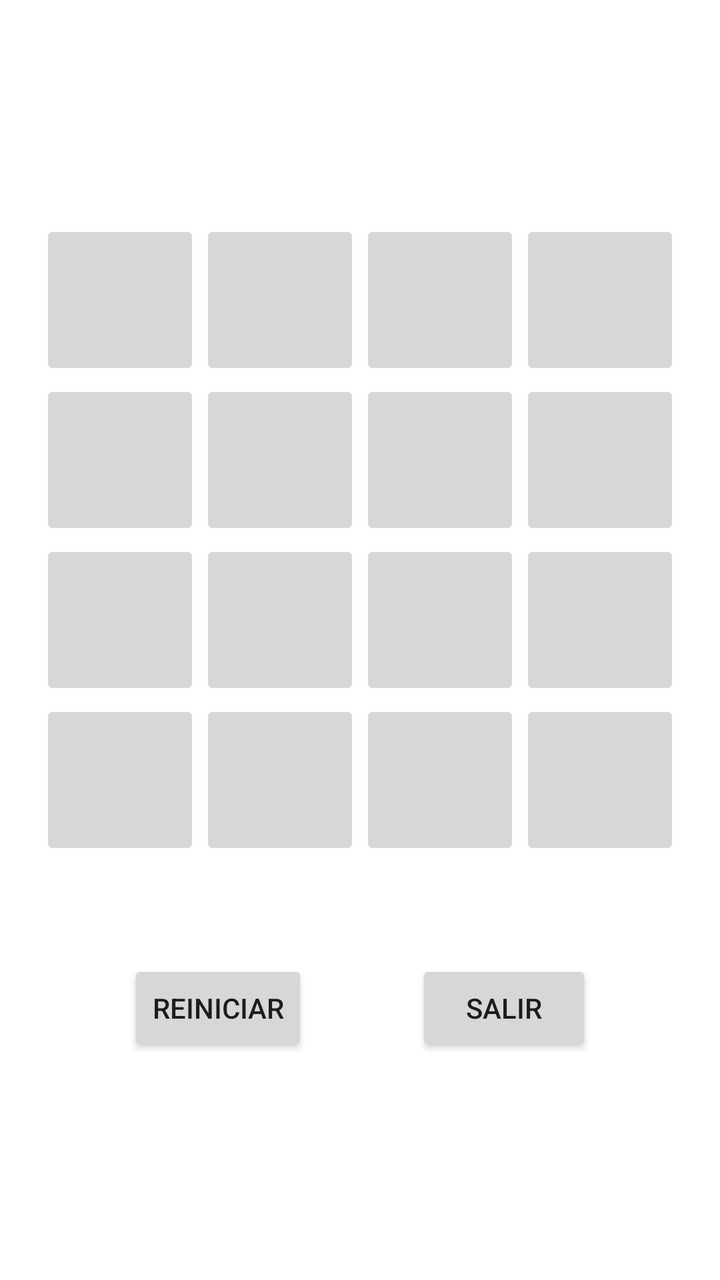
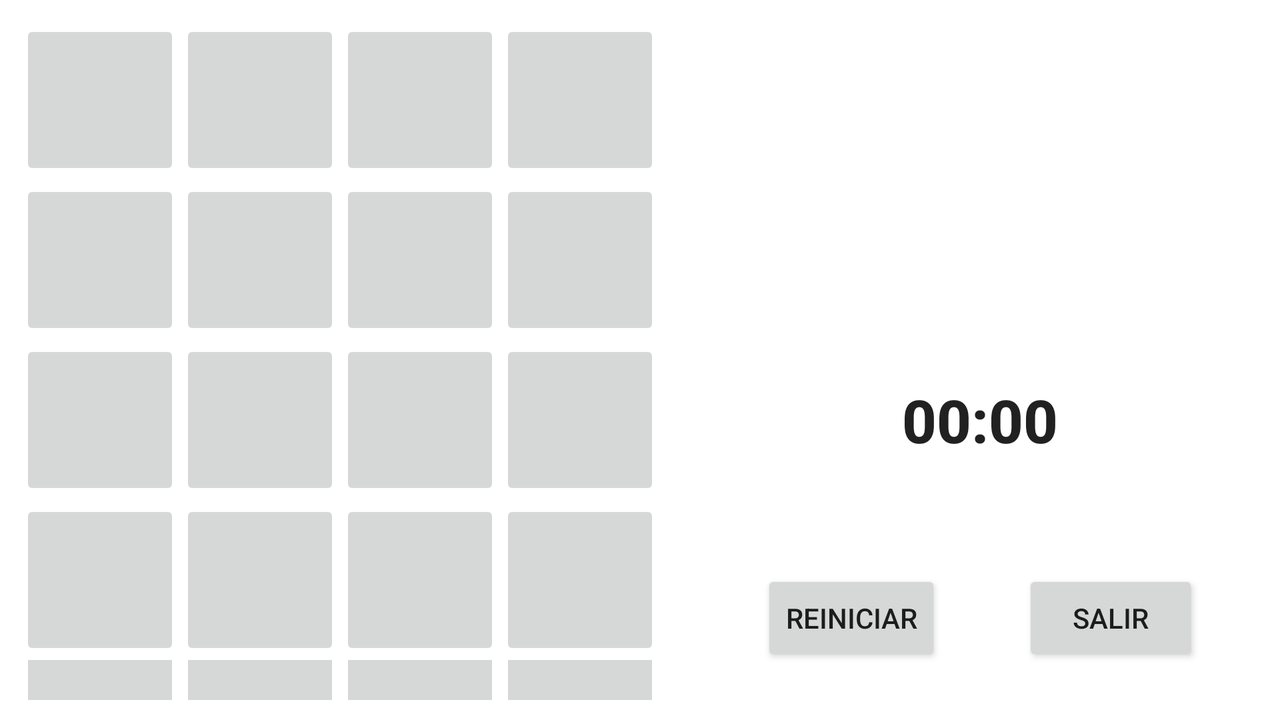

Two renders of one Android screen. The first uses the default layout on a phone; the second uses the alternative layout the repository ships for a different screen configuration, on a matching device. The two XML files are below.
<!-- AndroidManifest.xml: application theme Theme.DAMG7PROYECTO1P -->
<!-- res/layout/activity_aprendizaje.xml -->
<?xml version="1.0" encoding="utf-8"?>
<LinearLayout xmlns:android="http://schemas.android.com/apk/res/android"
    android:layout_width="match_parent"
    android:layout_height="match_parent"
    >

    <TableLayout
        android:layout_width="match_parent"
        android:layout_height="wrap_content"
        android:padding="10dp"
        android:layout_marginTop="100dp">


        <TableRow
            android:layout_width="match_parent"
            android:layout_height="match_parent"
            android:gravity="center">

            <ImageButton
                android:id="@+id/boton00"
                android:layout_width="80dp"
                android:layout_height="80dp"
                android:layout_column="0">
            </ImageButton>

            <ImageButton
                android:id="@+id/boton01"
                android:layout_width="80dp"
                android:layout_height="80dp"
                android:layout_column="1">
            </ImageButton>

            <ImageButton
                android:id="@+id/boton02"
                android:layout_width="80dp"
                android:layout_height="80dp"
                android:layout_column="2">
            </ImageButton>
            <ImageButton
                android:id="@+id/boton03"
                android:layout_width="80dp"
                android:layout_height="80dp"
                android:layout_column="3">
            </ImageButton>

        </TableRow>

        <TableRow
            android:layout_width="match_parent"
            android:layout_height="match_parent"
            android:gravity="center">

            <ImageButton
                android:id="@+id/boton04"
                android:layout_width="80dp"
                android:layout_height="80dp"
                android:layout_column="0">
            </ImageButton>

            <ImageButton
                android:id="@+id/boton05"
                android:layout_width="80dp"
                android:layout_height="80dp"
                android:layout_column="1">
            </ImageButton>

            <ImageButton
                android:id="@+id/boton06"
                android:layout_width="80dp"
                android:layout_height="80dp"
                android:layout_column="2">
            </ImageButton>
            <ImageButton
                android:id="@+id/boton07"
                android:layout_width="80dp"
                android:layout_height="80dp"
                android:layout_column="3">
            </ImageButton>

        </TableRow>
        <TableRow
            android:layout_width="match_parent"
            android:layout_height="match_parent"
            android:gravity="center">

            <ImageButton
                android:id="@+id/boton08"
                android:layout_width="80dp"
                android:layout_height="80dp"
                android:layout_column="0">
            </ImageButton>

            <ImageButton
                android:id="@+id/boton09"
                android:layout_width="80dp"
                android:layout_height="80dp"
                android:layout_column="1">
            </ImageButton>

            <ImageButton
                android:id="@+id/boton10"
                android:layout_width="80dp"
                android:layout_height="80dp"
                android:layout_column="2">
            </ImageButton>
            <ImageButton
                android:id="@+id/boton11"
                android:layout_width="80dp"
                android:layout_height="80dp"
                android:layout_column="3">
            </ImageButton>
        </TableRow>
            <TableRow
                android:layout_width="match_parent"
                android:layout_height="match_parent"
                android:gravity="center">

                <ImageButton
                    android:id="@+id/boton12"
                    android:layout_width="80dp"
                    android:layout_height="80dp"
                    android:layout_column="0">
                </ImageButton>

                <ImageButton
                    android:id="@+id/boton13"
                    android:layout_width="80dp"
                    android:layout_height="80dp"
                    android:layout_column="1">
                </ImageButton>

                <ImageButton
                    android:id="@+id/boton14"
                    android:layout_width="80dp"
                    android:layout_height="80dp"
                    android:layout_column="2">
                </ImageButton>
                <ImageButton
                    android:id="@+id/boton15"
                    android:layout_width="80dp"
                    android:layout_height="80dp"
                    android:layout_column="3">
                </ImageButton>


        </TableRow>
        <LinearLayout
            android:layout_width="match_parent"
            android:layout_height="match_parent"
            android:orientation="horizontal"
            android:gravity="center_horizontal"
            android:layout_marginTop="50dp"
            >

            <Space
                android:layout_width="wrap_content"
                android:layout_height="wrap_content"
                android:layout_weight="1" />

            <Button
                android:id="@+id/botonJuegoReiniciar"
                android:layout_width="wrap_content"
                android:layout_height="wrap_content"
                android:text="Reiniciar"></Button>

            <Space
                android:layout_width="wrap_content"
                android:layout_height="wrap_content"
                android:layout_weight="1" />

            <Button
                android:id="@+id/aprendizajeRegresarButton"
                android:layout_width="wrap_content"
                android:layout_height="wrap_content"
                android:text="Salir"></Button>

            <Space
                android:layout_width="wrap_content"
                android:layout_height="wrap_content"
                android:layout_weight="1" />
        </LinearLayout>
        <LinearLayout
            android:layout_width="match_parent"
            android:layout_height="match_parent"
            android:orientation="vertical"
            android:gravity="center_horizontal"
            android:layout_marginTop="50dp">

            <TextView
                android:id="@+id/txtPuntuacion"
                android:layout_width="wrap_content"
                android:layout_height="match_parent"
                android:textSize="25dp"
                android:gravity="center">

            </TextView>

            <TextView
                android:id="@+id/txtAciertos"
                android:layout_width="wrap_content"
                android:layout_height="match_parent"
                android:textSize="25dp"
                android:gravity="center">

            </TextView>
            <TextView
                android:id="@+id/txtErrores"
                android:layout_width="wrap_content"
                android:layout_height="match_parent"
                android:textSize="25dp"
                android:gravity="center">

            </TextView>

            <Chronometer
                android:id="@+id/Cronometro"
                android:layout_width="match_parent"
                android:layout_height="wrap_content"
                android:layout_marginLeft="5dp"
                android:layout_marginTop="5dp"
                android:layout_marginRight="5dp"
                android:layout_marginBottom="5dp"
                android:fontFamily="sans-serif-medium"
                android:textAlignment="center"
                android:textSize="30sp"
                android:textStyle="bold" />

        </LinearLayout>

    </TableLayout>


</LinearLayout>
<!-- resources referenced by this layout -->
<resources>
  <style name="Theme.DAMG7PROYECTO1P" parent="Theme.MaterialComponents.DayNight.NoActionBar">
          
          <item name="colorPrimary">@color/purple_500</item>
          <item name="colorPrimaryVariant">@color/purple_700</item>
          <item name="colorOnPrimary">@color/white</item>
          
          <item name="colorSecondary">@color/teal_200</item>
          <item name="colorSecondaryVariant">@color/teal_700</item>
          <item name="colorOnSecondary">@color/black</item>
          
          <item name="android:statusBarColor">?attr/colorPrimaryVariant</item>
          
  
          <item name="android:windowContentTransitions">true</item>
      </style>
  <color name="purple_500">#FF6200EE</color>
  <color name="purple_700">#FF3700B3</color>
  <color name="white">#FFFFFFFF</color>
  <color name="teal_200">#FF03DAC5</color>
  <color name="teal_700">#FF018786</color>
  <color name="black">#FF000000</color>
</resources>
<!-- res/layout-land/activity_aprendizaje.xml (the author's variant of the layout above) -->
<!-- drawn on the phone turned sideways -->
<?xml version="1.0" encoding="utf-8"?>
<LinearLayout xmlns:android="http://schemas.android.com/apk/res/android"
    xmlns:tools="http://schemas.android.com/tools"
    android:layout_width="match_parent"
    android:layout_height="match_parent"
    >


    <LinearLayout
        android:layout_width="wrap_content"
        android:layout_height="match_parent"
        android:layout_gravity="center|center_horizontal|center_vertical"
        android:orientation="vertical">

        <TableLayout
            android:layout_width="wrap_content"
            android:layout_height="wrap_content"
            android:padding="10dp">

            

            <TableRow
                android:layout_width="match_parent"
                android:layout_height="match_parent"
                android:gravity="center">

                <ImageButton
                    android:id="@+id/boton00"
                    android:layout_width="80dp"
                    android:layout_height="80dp"
                    android:layout_column="0"></ImageButton>

                <ImageButton
                    android:id="@+id/boton01"
                    android:layout_width="80dp"
                    android:layout_height="80dp"
                    android:layout_column="1"></ImageButton>

                <ImageButton
                    android:id="@+id/boton02"
                    android:layout_width="80dp"
                    android:layout_height="80dp"
                    android:layout_column="2"></ImageButton>

                <ImageButton
                    android:id="@+id/boton03"
                    android:layout_width="80dp"
                    android:layout_height="80dp"
                    android:layout_column="3"></ImageButton>

            </TableRow>

            <TableRow
                android:layout_width="match_parent"
                android:layout_height="match_parent"
                android:gravity="center">

                <ImageButton
                    android:id="@+id/boton04"
                    android:layout_width="80dp"
                    android:layout_height="80dp"
                    android:layout_column="0"></ImageButton>

                <ImageButton
                    android:id="@+id/boton05"
                    android:layout_width="80dp"
                    android:layout_height="80dp"
                    android:layout_column="1"></ImageButton>

                <ImageButton
                    android:id="@+id/boton06"
                    android:layout_width="80dp"
                    android:layout_height="80dp"
                    android:layout_column="2"></ImageButton>

                <ImageButton
                    android:id="@+id/boton07"
                    android:layout_width="80dp"
                    android:layout_height="80dp"
                    android:layout_column="3"></ImageButton>

            </TableRow>

            <TableRow
                android:layout_width="match_parent"
                android:layout_height="match_parent"
                android:gravity="center">

                <ImageButton
                    android:id="@+id/boton08"
                    android:layout_width="80dp"
                    android:layout_height="80dp"
                    android:layout_column="0"></ImageButton>

                <ImageButton
                    android:id="@+id/boton09"
                    android:layout_width="80dp"
                    android:layout_height="80dp"
                    android:layout_column="1"></ImageButton>

                <ImageButton
                    android:id="@+id/boton10"
                    android:layout_width="80dp"
                    android:layout_height="80dp"
                    android:layout_column="2"></ImageButton>

                <ImageButton
                    android:id="@+id/boton11"
                    android:layout_width="80dp"
                    android:layout_height="80dp"
                    android:layout_column="3"></ImageButton>
            </TableRow>

            <TableRow
                android:layout_width="match_parent"
                android:layout_height="match_parent"
                android:gravity="center">

                <ImageButton
                    android:id="@+id/boton12"
                    android:layout_width="80dp"
                    android:layout_height="80dp"
                    android:layout_column="0"></ImageButton>

                <ImageButton
                    android:id="@+id/boton13"
                    android:layout_width="80dp"
                    android:layout_height="80dp"
                    android:layout_column="1"></ImageButton>

                <ImageButton
                    android:id="@+id/boton14"
                    android:layout_width="80dp"
                    android:layout_height="80dp"
                    android:layout_column="2"></ImageButton>

                <ImageButton
                    android:id="@+id/boton15"
                    android:layout_width="80dp"
                    android:layout_height="80dp"
                    android:layout_column="3"></ImageButton>


            </TableRow>

            <TableRow
                android:layout_width="match_parent"
                android:layout_height="match_parent"
                android:gravity="center">

                <ImageButton
                    android:id="@+id/boton16"
                    android:layout_width="80dp"
                    android:layout_height="80dp"
                    android:layout_column="0"></ImageButton>

                <ImageButton
                    android:id="@+id/boton17"
                    android:layout_width="80dp"
                    android:layout_height="80dp"
                    android:layout_column="1"></ImageButton>

                <ImageButton
                    android:id="@+id/boton18"
                    android:layout_width="80dp"
                    android:layout_height="80dp"
                    android:layout_column="2"></ImageButton>

                <ImageButton
                    android:id="@+id/boton19"
                    android:layout_width="80dp"
                    android:layout_height="80dp"
                    android:layout_column="3"></ImageButton>


            </TableRow>

        </TableLayout>
    </LinearLayout>

    <LinearLayout
        android:layout_width="match_parent"
        android:layout_height="match_parent"
        android:orientation="vertical">

        <LinearLayout
            android:layout_width="match_parent"
            android:layout_height="wrap_content"
            android:layout_marginTop="50dp"
            android:gravity="center_horizontal"
            android:orientation="vertical">

            <TextView
                android:id="@+id/txtNivel"
                android:layout_width="wrap_content"
                android:layout_height="match_parent"
                android:layout_column="0"
                android:layout_weight="1"
                android:text=""
                android:textColor="@color/purple_700"
                android:textSize="25dp"
                android:textStyle="bold" />

            <TextView
                android:id="@+id/txtPuntuacion"
                android:layout_width="wrap_content"
                android:layout_height="match_parent"
                android:gravity="center"
                android:textSize="25dp">

            </TextView>

            <TextView
                android:id="@+id/txtAciertos"
                android:layout_width="wrap_content"
                android:layout_height="match_parent"
                android:gravity="center"
                android:textSize="25dp">

            </TextView>

            <TextView
                android:id="@+id/txtErrores"
                android:layout_width="wrap_content"
                android:layout_height="match_parent"
                android:gravity="center"
                android:textSize="25dp">

            </TextView>

            <Chronometer
                android:id="@+id/Cronometro"
                android:layout_width="match_parent"
                android:layout_height="wrap_content"
                android:layout_marginLeft="5dp"
                android:layout_marginTop="5dp"
                android:layout_marginRight="5dp"
                android:layout_marginBottom="5dp"
                android:fontFamily="sans-serif-medium"
                android:textAlignment="center"
                android:textSize="30sp"
                android:textStyle="bold" />

        </LinearLayout>

        <LinearLayout
            android:layout_width="match_parent"
            android:layout_height="wrap_content"
            android:layout_marginTop="50dp"
            android:gravity="center_horizontal"
            android:orientation="horizontal">

            <Space
                android:layout_width="wrap_content"
                android:layout_height="wrap_content"
                android:layout_weight="1" />

            <Button
                android:id="@+id/botonJuegoReiniciar"
                android:layout_width="wrap_content"
                android:layout_height="wrap_content"
                android:text="Reiniciar"></Button>

            <Space
                android:layout_width="wrap_content"
                android:layout_height="wrap_content"
                android:layout_weight="1" />

            <Button
                android:id="@+id/aprendizajeRegresarButton"
                android:layout_width="wrap_content"
                android:layout_height="wrap_content"
                android:text="Salir"></Button>

            <Space
                android:layout_width="wrap_content"
                android:layout_height="wrap_content"
                android:layout_weight="1" />
        </LinearLayout>

    </LinearLayout>


</LinearLayout>
<!-- resources referenced by the variant -->
<!-- as the phone turned sideways resolves them -->
<resources>
  <color name="purple_700">#FF3700B3</color>
  <style name="Theme.DAMG7PROYECTO1P" parent="Theme.MaterialComponents.DayNight.NoActionBar">
          
          <item name="colorPrimary">@color/purple_500</item>
          <item name="colorPrimaryVariant">@color/purple_700</item>
          <item name="colorOnPrimary">@color/white</item>
          
          <item name="colorSecondary">@color/teal_200</item>
          <item name="colorSecondaryVariant">@color/teal_700</item>
          <item name="colorOnSecondary">@color/black</item>
          
          <item name="android:statusBarColor">?attr/colorPrimaryVariant</item>
          
  
          <item name="android:windowContentTransitions">true</item>
      </style>
  <color name="purple_500">#FF6200EE</color>
  <color name="white">#FFFFFFFF</color>
  <color name="teal_200">#FF03DAC5</color>
  <color name="teal_700">#FF018786</color>
  <color name="black">#FF000000</color>
</resources>
